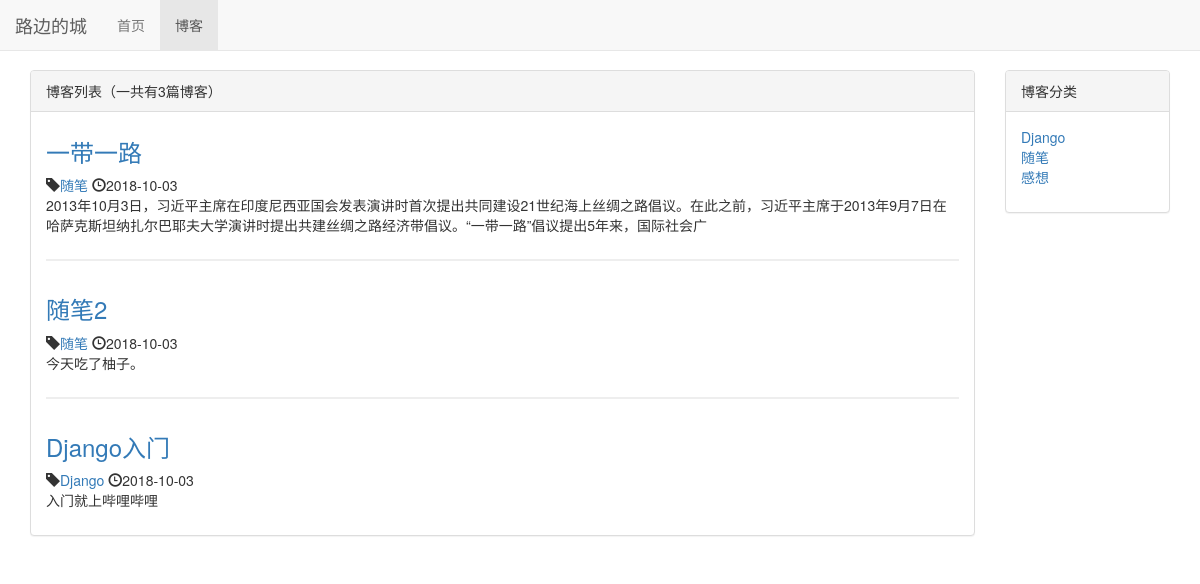
Screenshot of /blog/ with the database file from the repository.
### blog/models.py (models this page shows, shortened)
class Blog(models.Model):
    title = models.CharField(max_length=50)
    blog_type = models.ForeignKey(BlogType, on_delete=models.DO_NOTHING)
    content = models.TextField()
    author = models.ForeignKey(User, on_delete=models.DO_NOTHING)
    created_time = models.DateTimeField(auto_now_add=True)
    last_updated_time = models.DateTimeField(auto_now=True)

class BlogType(models.Model):
    type_name = models.CharField(max_length=15)
    def __str__(self):
        return self.type_name

### blog/views.py (the view)
# urls.py: path("", views.blog_list, name='blog_list'),
def blog_list(request):
    context = {}
    context['blogs'] = Blog.objects.all()
    context['blog_types'] = BlogType.objects.all()
    return render_to_response('blog/blog_list.html', context)

### blog/templates/blog/blog_list.html (shortened to what this page needs)
{% extends 'base.html' %}
{% block nav_blog_active %}active{% endblock %}
{% load staticfiles %}
{% block header_extends %}
    <link rel="stylesheet" href="{% static 'blog/blog.css' %}">
{% endblock %}
{% block content %}
    <div class="container">
        <div class="row">
            <div class="col-xs-12 col-sm-8 col-md-9 col-lg-10">
                <div class="panel panel-default">
                    <div class="panel-heading">{% block blog_list_title %}博客列表（一共有{{ blogs|length }}篇博客）{% endblock %}</div>
                    <div class="panel-body">
                        {% for blog in blogs %}
                            <div class="blog">
                                <h3><a href="{% url 'blog_detail' blog.pk %}">{{ blog.title }}</a></h3>
                                <p class="blog-info">
                                    <span class="glyphicon glyphicon-tag"></span><a href="{% url 'blogs_with_type' blog.blog_type.pk %}">{{ blog.blog_type }}</a>
                                    <span class="glyphicon glyphicon-time"></span>{{ blog.created_time|date:'Y-m-d' }}
                                </p>
                                <p>{{ blog.content|truncatechars:120 }}</p>
                            </div>
                        {% empty %}
                            <div class="blog">
                                <h3>-- 暂无博客，敬请期待 --</h3>
                            </div>
                        {% endfor %}
                    </div>
                </div>
            </div>
            <div class="hidden-xs col-sm-4 col-md-3 col-lg-2">
                <div class="panel panel-default">
                    <div class="panel-heading">博客分类</div>
                    <div class="panel-body">
                        <ul class="blog-type">
                            {% for blog_type in blog_types %}
                                <li><a href="{% url 'blogs_with_type' blog_type.pk %}">{{ blog_type.type_name }}</a></li>
                            {% empty %}
                                <li>暂无分类</li>
                            {% endfor %}
                        </ul>
                    </div>
                </div>
            </div>
        </div>
    </div>
{% endblock %}

### templates/base.html (shortened to what this page needs)
{% load staticfiles %}
<!DOCTYPE html>
<html lang="zh-cn">
<head>
    <link rel="stylesheet" type="text/css" href="{% static 'base.css' %}">
    <link rel="stylesheet" type="text/css" href="{% static 'bootstrap3.3.7/css/bootstrap.min.css' %}">
    {% block header_extends %}{% endblock %}
</head>
<body>
    <div class="navbar navbar-default navbar-fixed-top" role="navigation">
        <div class="container-fluid">
            <div class="navbar-header">
                <a class = "navbar-brand" href="{% url 'home' %}">路边的城</a>
            </div>
            <div  id="navbar-collapse" class="collapse navbar-collapse">
                <ul class="nav navbar-nav">
                    <li class="{% block nav_home_active %}{% endblock %}">
                        <a href="{% url 'home' %}">首页</a>
                    </li>
                    <li class="{% block nav_blog_active %}{% endblock %}">
                        <a href="{% url 'blog_list' %}">博客</a>
                    </li>
                </ul>
            </div>
        </div>
    </div>
    {% block content %}{% endblock %}
</body>
</html>

### static/base.css (style rules this page uses)
* { margin: 0; padding: 0; list-style-type: none!important; }
body { margin-top: 70px!important; }

### blog/static/blog/blog.css (style rules this page uses)
div.blog:not(:last-child) { margin-bottom: 2.5em; padding-bottom: 1em; border-bottom: 2px solid #eee; }
div.blog h3 { margin-top: 0.5em; }
div.blog p.blog-info { margin-bottom: 0; }

### rows the page displays
Blog: title "一带一路", blog_type "随笔", created_time "2018-10-03", content "2013年10月3日，习近平主席在印度尼西亚国会发表演讲时首次提出共同建设21世纪海上丝绸之路倡议。在此之前，习近平主席于2013年9月7日在哈萨克斯坦纳扎尔巴耶夫大学演讲时提出共建丝绸之路经济带倡议。“一带一路”倡议提出5年来，国际社会广"
Blog: title "随笔2", blog_type "随笔", created_time "2018-10-03", content "今天吃了柚子。"
Blog: title "Django入门", blog_type "Django", created_time "2018-10-03", content "入门就上哔哩哔哩"
BlogType: type_name "Django"
BlogType: type_name "随笔"
BlogType: type_name "感想"

### other values shown
{{ blogs|length }} "3"
